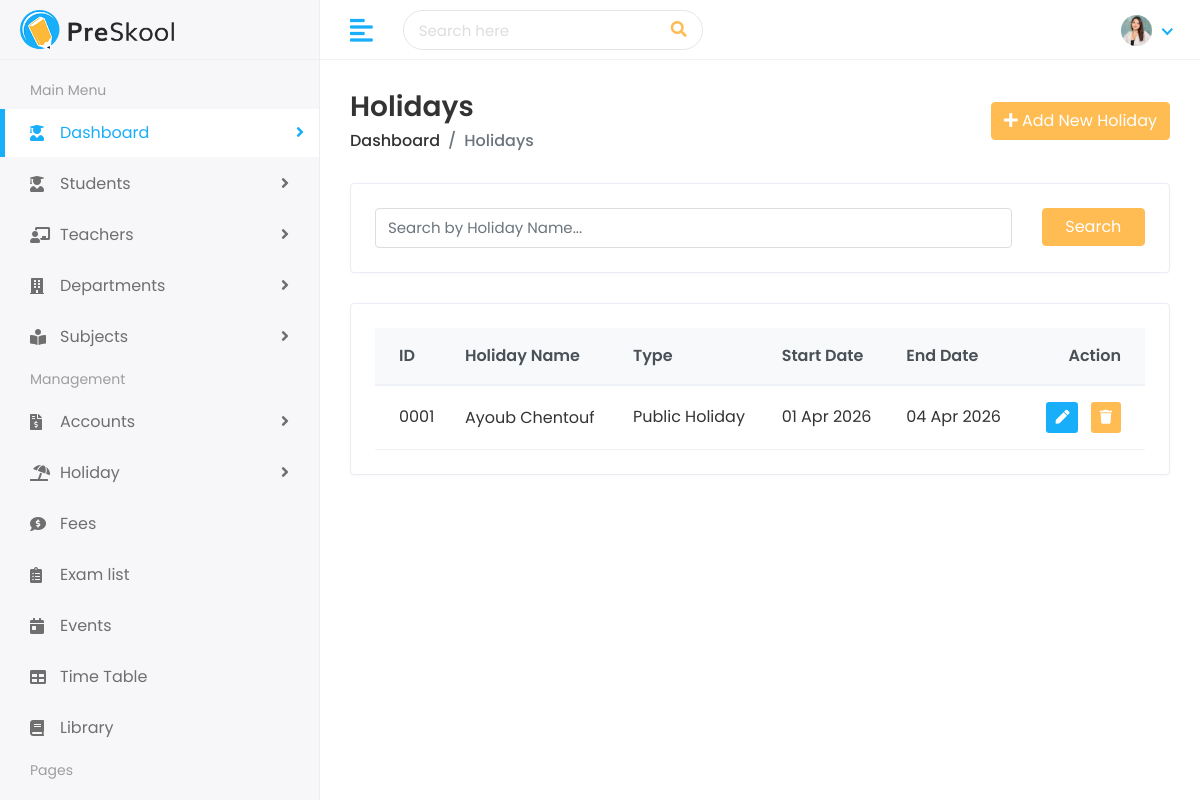
/holidays/list/, run on the app's committed database.
### holidays/models.py (models this page shows, shortened)
class Holiday(models.Model):
    holiday_id = models.CharField(max_length=20, unique=True)
    name = models.CharField(max_length=200)
    holiday_type = models.CharField(max_length=100, default='Public Holiday')
    start_date = models.DateField()
    end_date = models.DateField()
    description = models.TextField(blank=True)
    class Meta:
        ordering = ['start_date']

### holidays/views.py (the view)
# urls.py: path('list/', views.holiday_list, name='holiday_list'),
def holiday_list(request):
    holidays = Holiday.objects.all()
    return render(request, 'holidays/holidays.html', {'holidays': holidays})

### templates/holidays/holidays.html
{% extends 'Home/base.html' %}
{% block body %}
<div class="page-wrapper">
    <div class="content container-fluid">
        <div class="page-header">
            <div class="row align-items-center">
                <div class="col">
                    <h3 class="page-title">Holidays</h3>
                    <ul class="breadcrumb">
                        <li class="breadcrumb-item"><a href="{% url 'index' %}">Dashboard</a></li>
                        <li class="breadcrumb-item active">Holidays</li>
                    </ul>
                </div>
                <div class="col-auto text-right float-right ml-auto">
                    <a href="{% url 'add_holiday' %}" class="btn btn-primary"><i class="fas fa-plus"></i> Add New Holiday</a>
                </div>
            </div>
        </div>
        <div class="row">
            <div class="col-sm-12">
                <div class="card">
                    <div class="card-body">
                        <form method="GET" action="{% url 'holiday_list' %}">
                            <div class="row">
                                <div class="col-md-10">
                                    <input type="text" name="search" class="form-control" placeholder="Search by Holiday Name..." value="{{ search_query|default_if_none:'' }}">
                                </div>
                                <div class="col-md-2">
                                    <button type="submit" class="btn btn-primary btn-block">Search</button>
                                </div>
                            </div>
                        </form>
                    </div>
                </div>
            </div>
        </div>
        <div class="row">
            <div class="col-sm-12">
                <div class="card card-table">
                    <div class="card-body">
                        <div class="table-responsive">
                            <table class="table table-hover table-center mb-0">
                                <thead class="thead-light">
                                    <tr>
                                        <th>ID</th>
                                        <th>Holiday Name</th>
                                        <th>Type</th>
                                        <th>Start Date</th>
                                        <th>End Date</th>
                                        <th class="text-right">Action</th>
                                    </tr>
                                </thead>
                                <tbody>
                                    {% for holiday in holidays %}
                                    <tr>
                                        <td>{{ holiday.holiday_id }}</td>
                                        <td>
                                            <h2><a>{{ holiday.name }}</a></h2>
                                        </td>
                                        <td>{{ holiday.holiday_type }}</td>
                                        <td>{{ holiday.start_date|date:"d M Y" }}</td>
                                        <td>{{ holiday.end_date|date:"d M Y" }}</td>
                                        <td class="text-right">
                                            <div class="actions">
                                                <a href="{% url 'edit_holiday' holiday.holiday_id %}" class="btn btn-sm bg-success-light mr-2">
                                                    <i class="fas fa-pen"></i>
                                                </a>
                                                <a href="{% url 'delete_holiday' holiday.holiday_id %}" class="btn btn-sm bg-danger-light" onclick="return confirm('Are you sure you want to delete {{ holiday.name }}?');">
                                                    <i class="fas fa-trash"></i>
                                                </a>
                                            </div>
                                        </td>
                                    </tr>
                                    {% empty %}
                                    <tr>
                                        <td colspan="6" class="text-center">No holidays found.</td>
                                    </tr>
                                    {% endfor %}
                                </tbody>
                            </table>
                        </div>
                    </div>
                </div>
            </div>
        </div>
    </div>
</div>
{% endblock %}

### static/assets/css/style.css (style rules this page uses)
html { height: 100%; }
body { background-color: #fff; color: #333; font-family: 'Poppins', sans-serif; font-size: 1rem; height: 100%; line-height: 1.5; overflow-x: hidden; }
h1, h2, h3, h4, h5, h6 { font-family: 'Poppins', sans-serif; margin-top: 0; }
.form-control { border: 1px solid #ddd; box-shadow: none; color: #333; font-size: 15px; height: 40px; }
input, input:focus, button, button:focus { outline: none; }
input[type=text], input[type=password] { -webkit-appearance: none; -moz-appearance: none; appearance: none; }
ul, ol { padding: 0px; list-style: none; }
.table { color: #333; max-width: 100%; margin-bottom: 0; width: 100%; }
table.table td h2 { display: inline-block; font-size: inherit; font-weight: 400; margin: 0; padding: 0; vertical-align: middle; }
table.table td h2 a { color: #333; }
.table thead tr th { font-weight: 600; }
.table tbody tr { border-bottom: 1px solid rgba(0, 0, 0, 0.05); }
.table.table-center td, .table.table-center th { vertical-align: middle; }
.card-table .card-body .table > thead > tr > th { border-top: 0; }
.card-table .card-body .table tr td:first-child, .card-table .card-body .table tr th:first-child { padding-left: 1.5rem; }
.card-table .card-body .table tr td:last-child, .card-table .card-body .table tr th:last-child { padding-right: 1.5rem; }
.card-table .table td, .card-table .table th { border-top: 1px solid #e2e5e8; padding: 1rem 0.75rem; white-space: nowrap; }
.table .thead-light th { color: #495057; background-color: #f8f9fa; border-color: #eff2f7; }
.btn-primary { background-color: #FFBC53; border: 1px solid #FFBC53; }
.card { border: 1px solid #ececf5; box-shadow: 0 1px 3px 0 rgba(0, 0, 0, 0.03); margin-bottom: 1.875rem; }
.card-body { padding: 1.5rem; }
.bg-danger-light { background-color:#FFBC53 !important; color:#fff !important; }
.bg-success-light { background-color: #18aefa; color: #fff; }
.page-wrapper { margin-left: 320px; padding-top: 60px; position: relative; transition: all 0.4s ease; }
.page-wrapper > .content { padding: 1.875rem 1.875rem 0; }
.page-header { margin-bottom: 1.875rem; }
.page-header .breadcrumb { background-color: transparent; color: #6c757d; font-size: 1rem; font-weight: 500; margin-bottom: 0; padding: 0; }
.page-header .breadcrumb a { color: #333; }
.page-title { font-size: 28px; font-weight: 600; color: #333; margin-bottom: 5px; }

### data on the page
Holiday: holiday_id "0001", name "Ayoub Chentouf", holiday_type "Public Holiday", start_date "01 Apr 2026", end_date "04 Apr 2026"
